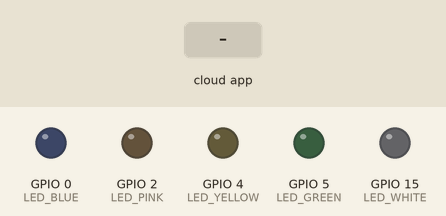
Simulated run of this sketch. Board: ESP8266 (NodeMCU). Parts: output pins drawn as LEDs (lit = HIGH). The inputs (shaded band) are chosen by the test bench. WiFi joins after 1.5 s; servers stay silent unless stated; what the sketch prints to the serial monitor is not drawn.

Above: at 2.7 s.
2.8 s: the phone or cloud app sets yellow.lamp to 1
At 3.6 s:
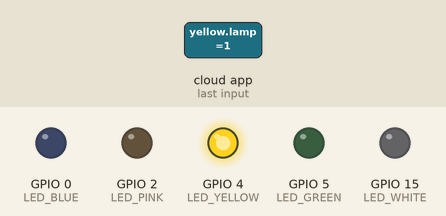
4.3 s: the phone or cloud app sets green.lamp to 1
At 4.7 s:
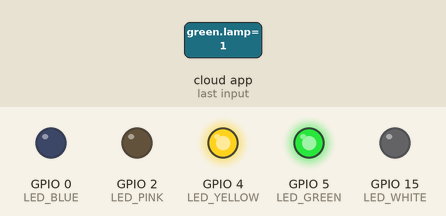
5.8 s: the phone or cloud app sets blue.lamp to 1
At 7.0 s:
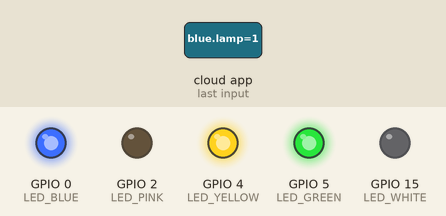
7.3 s: the phone or cloud app sets pink.lamp to 1
At 8.2 s:
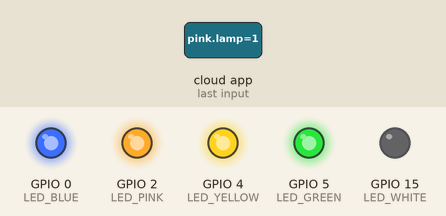
8.8 s: the phone or cloud app sets white.lamp to 1
At 9.4 s:
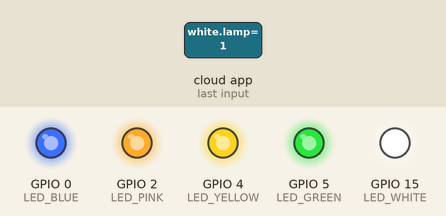
10.3 s: the phone or cloud app sets yellow.lamp to 0
At 11.7 s:
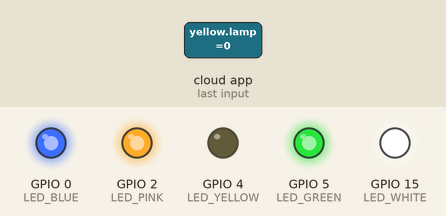
Timing chart, 0 to 12.8 s (numbered marks = the images above; inputs shaded):
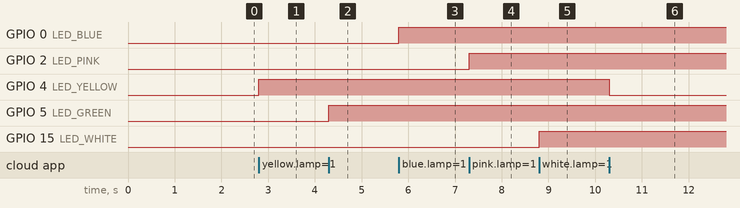

The sketch:

fauxmoESP_Basic.ino
```cpp
#include <Arduino.h>
#ifdef ESP32
    #include <WiFi.h>
#else
    #include <ESP8266WiFi.h>
#endif
#include "fauxmoESP.h"

// Rename the credentials.sample.h file to credentials.h and
// edit it according to your router configuration
#include "credentials.h"

fauxmoESP fauxmo;

// -----------------------------------------------------------------------------

#define SERIAL_BAUDRATE     115200

#define LED_YELLOW          4
#define LED_GREEN           5
#define LED_BLUE            0
#define LED_PINK            2
#define LED_WHITE           15

#define ID_YELLOW           "yellow lamp"
#define ID_GREEN            "green lamp"
#define ID_BLUE             "blue lamp"
#define ID_PINK             "pink lamp"
#define ID_WHITE            "white lamp"
#define POWER               "power lamp"
// -----------------------------------------------------------------------------

// -----------------------------------------------------------------------------
// Wifi
// -----------------------------------------------------------------------------

void wifiSetup() {

    // Set WIFI module to STA mode
    WiFi.mode(WIFI_STA);
    //wifi_station_set_config();
    //wifi_station_wpa2
    //wifi_station_set_enterprise_username("rubin.191");
    //wifi_station_set_enterprise_password("Csr215259*");
    //wifi_station_connect();

    // Connect
    Serial.printf("[WIFI] Connecting to %s ", WIFI_SSID);
    WiFi.begin(WIFI_SSID, WIFI_PASS);

    // Wait
    while (WiFi.status() != WL_CONNECTED) {
        Serial.print(".");
        delay(100);
    }
    Serial.println();

    // Connected!
    Serial.printf("[WIFI] STATION Mode, SSID: %s, IP address: %s\n", WiFi.SSID().c_str(), WiFi.localIP().toString().c_str());

}

void setup() {

    // Init serial port and clean garbage
    Serial.begin(SERIAL_BAUDRATE);
    Serial.println();
    Serial.println();

    // LEDs
    pinMode(LED_YELLOW, OUTPUT);
    pinMode(LED_GREEN, OUTPUT);
    pinMode(LED_BLUE, OUTPUT);
    pinMode(LED_PINK, OUTPUT);
    pinMode(LED_WHITE, OUTPUT);
    digitalWrite(LED_YELLOW, LOW);
    digitalWrite(LED_GREEN, LOW);
    digitalWrite(LED_BLUE, LOW);
    digitalWrite(LED_PINK, LOW);
    digitalWrite(LED_WHITE, LOW);

    // Wifi
    wifiSetup();

    // By default, fauxmoESP creates it's own webserver on the defined port
    // The TCP port must be 80 for gen3 devices (default is 1901)
    // This has to be done before the call to enable()
    fauxmo.createServer(true); // not needed, this is the default value
    fauxmo.setPort(80); // This is required for gen3 devices

    // You have to call enable(true) once you have a WiFi connection
    // You can enable or disable the library at any moment
    // Disabling it will prevent the devices from being discovered and switched
    fauxmo.enable(true);

    // You can use different ways to invoke alexa to modify the devices state:
    // "Alexa, turn yellow lamp on"
    // "Alexa, turn on yellow lamp
    // "Alexa, set yellow lamp to fifty" (50 means 50% of brightness, note, this example does not use this functionality)

    // Add virtual devices
    fauxmo.addDevice(ID_YELLOW);
    fauxmo.addDevice(ID_GREEN);
    fauxmo.addDevice(ID_BLUE);
    fauxmo.addDevice(ID_PINK);
    fauxmo.addDevice(ID_WHITE);
    fauxmo.addDevice(POWER);

    fauxmo.onSetState([](unsigned char device_id, const char * device_name, bool state, unsigned char value) {

        // Callback when a command from Alexa is received.
        // You can use device_id or device_name to choose the element to perform an action onto (relay, LED,...)
        // State is a boolean (ON/OFF) and value a number from 0 to 255 (if you say "set kitchen light to 50%" you will receive a 128 here).
        // Just remember not to delay too much here, this is a callback, exit as soon as possible.
        // If you have to do something more involved here set a flag and process it in your main loop.

        Serial.printf("[MAIN] Device #%d (%s) state: %s value: %d\n", device_id, device_name, state ? "ON" : "OFF", value);

        // Checking for device_id is simpler if you are certain about the order they are loaded and it does not change.
        // Otherwise comparing the device_name is safer.

        if (strcmp(device_name, ID_YELLOW)==0) {
            digitalWrite(LED_YELLOW, state ? HIGH : LOW);
        } else if (strcmp(device_name, ID_GREEN)==0) {
            digitalWrite(LED_GREEN, state ? HIGH : LOW);
        } else if (strcmp(device_name, ID_BLUE)==0) {
            digitalWrite(LED_BLUE, state ? HIGH : LOW);
        } else if (strcmp(device_name, ID_PINK)==0) {
            digitalWrite(LED_PINK, state ? HIGH : LOW);
        } else if (strcmp(device_name, ID_WHITE)==0) {
            digitalWrite(LED_WHITE, state ? HIGH : LOW);
        }

    });

}

void loop() {

    // fauxmoESP uses an async TCP server but a sync UDP server
    // Therefore, we have to manually poll for UDP packets
    fauxmo.handle();

    // This is a sample code to output free heap every 5 seconds
    // This is a cheap way to detect memory leaks
    static unsigned long last = millis();
    if (millis() - last > 5000) {
        last = millis();
        Serial.printf("[MAIN] Free heap: %d bytes\n", ESP.getFreeHeap());
    }

    // If your device state is changed by any other means (MQTT, physical button,...)
    // you can instruct the library to report the new state to Alexa on next request:
    // fauxmo.setState(ID_YELLOW, true, 255);

}
```

credentials.h
```cpp
//#define WIFI_SSID "qporestHotspot"
//#define WIFI_PASS "friendlycarrot530"
#define WIFI_SSID "DreamTeam"
#define WIFI_PASS "nosleeptonight"
```

Measured:
- after the input at 2.8 s, GPIO 4 (LED_YELLOW): LOW → HIGH at once
- after the input at 4.3 s, GPIO 5 (LED_GREEN): LOW → HIGH at once
- after the input at 5.8 s, GPIO 0 (LED_BLUE): LOW → HIGH at once
- after the input at 7.3 s, GPIO 2 (LED_PINK): LOW → HIGH at once
- after the input at 8.8 s, GPIO 15 (LED_WHITE): LOW → HIGH at once
- after the input at 10.3 s, GPIO 4 (LED_YELLOW): HIGH → LOW at once
